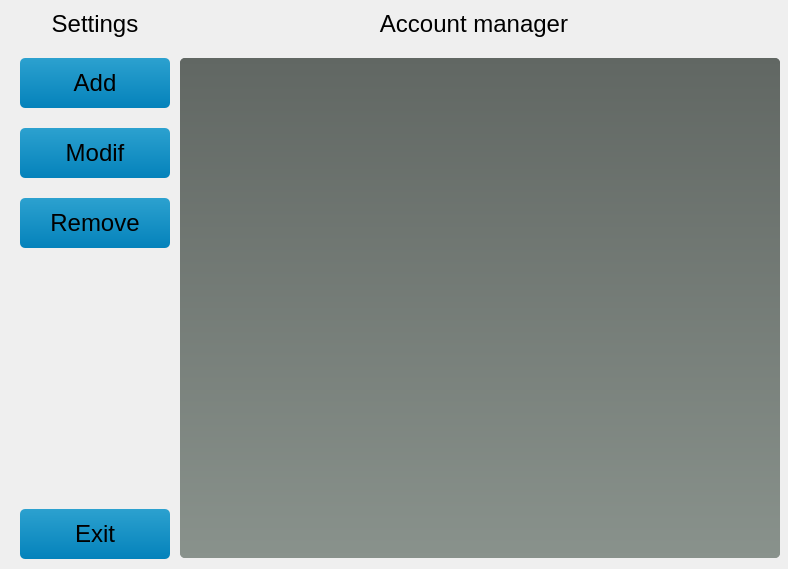
<?xml version="1.0" encoding="UTF-8"?>
<ui version="4.0">
 <class>container_ui</class>
 <widget class="QWidget" name="container_ui">
  <property name="geometry">
   <rect>
    <x>0</x>
    <y>0</y>
    <width>788</width>
    <height>569</height>
   </rect>
  </property>
  <property name="minimumSize">
   <size>
    <width>350</width>
    <height>350</height>
   </size>
  </property>
  <layout class="QGridLayout" name="central_layout">
   <property name="sizeConstraint">
    <enum>QLayout::SetDefaultConstraint</enum>
   </property>
   <property name="leftMargin">
    <number>20</number>
   </property>
   <property name="topMargin">
    <number>10</number>
   </property>
   <property name="rightMargin">
    <number>20</number>
   </property>
   <property name="bottomMargin">
    <number>10</number>
   </property>
   <property name="horizontalSpacing">
    <number>10</number>
   </property>
   <property name="verticalSpacing">
    <number>20</number>
   </property>
   <item row="16" column="0">
    <widget class="QPushButton" name="modif_button">
     <property name="minimumSize">
      <size>
       <width>150</width>
       <height>50</height>
      </size>
     </property>
     <property name="maximumSize">
      <size>
       <width>16777215</width>
       <height>50</height>
      </size>
     </property>
     <property name="styleSheet">
      <string notr="true">background-color:qlineargradient(x1: 0, y1: 0, x2: 0, y2: 1, stop: 0 #2ca1cf, stop: 1 #0482bb);
border: 2px #616763;
border-radius: 5px;
font-size: 18pt; 
font-weight:40; 
color: #000000;</string>
     </property>
     <property name="text">
      <string>Modif</string>
     </property>
    </widget>
   </item>
   <item row="19" column="0">
    <spacer name="verticalSpacer">
     <property name="orientation">
      <enum>Qt::Vertical</enum>
     </property>
     <property name="sizeHint" stdset="0">
      <size>
       <width>20</width>
       <height>40</height>
      </size>
     </property>
    </spacer>
   </item>
   <item row="14" column="0" rowspan="2">
    <widget class="QPushButton" name="add_button">
     <property name="minimumSize">
      <size>
       <width>0</width>
       <height>50</height>
      </size>
     </property>
     <property name="styleSheet">
      <string notr="true">background-color:qlineargradient(x1: 0, y1: 0, x2: 0, y2: 1, stop: 0 #2ca1cf, stop: 1 #0482bb);
border: 2px #616763;
border-radius: 5px;
font-size: 18pt; 
font-weight:40; 
color: #000000;</string>
     </property>
     <property name="text">
      <string>Add</string>
     </property>
    </widget>
   </item>
   <item row="20" column="0">
    <widget class="QPushButton" name="exit_button">
     <property name="minimumSize">
      <size>
       <width>150</width>
       <height>50</height>
      </size>
     </property>
     <property name="maximumSize">
      <size>
       <width>16777215</width>
       <height>50</height>
      </size>
     </property>
     <property name="styleSheet">
      <string notr="true">background-color:qlineargradient(x1: 0, y1: 0, x2: 0, y2: 1, stop: 0 #2ca1cf, stop: 1 #0482bb);
border: 2px #616763;
border-radius: 5px;
font-size: 18pt; 
font-weight:40; 
color: #000000;</string>
     </property>
     <property name="text">
      <string>Exit</string>
     </property>
    </widget>
   </item>
   <item row="17" column="0">
    <widget class="QPushButton" name="remove_button">
     <property name="minimumSize">
      <size>
       <width>0</width>
       <height>50</height>
      </size>
     </property>
     <property name="maximumSize">
      <size>
       <width>16777215</width>
       <height>50</height>
      </size>
     </property>
     <property name="styleSheet">
      <string notr="true">background-color:qlineargradient(x1: 0, y1: 0, x2: 0, y2: 1, stop: 0 #2ca1cf, stop: 1 #0482bb);
border: 2px #616763;
border-radius: 5px;
font-size: 18pt; 
font-weight:40; 
color: #000000;</string>
     </property>
     <property name="text">
      <string>Remove</string>
     </property>
    </widget>
   </item>
   <item row="13" column="1">
    <widget class="QLabel" name="header_label">
     <property name="styleSheet">
      <string notr="true">background-color: transparent;
font-size: 18pt;
font-weight:40; 
 color: #000000;</string>
     </property>
     <property name="text">
      <string>Account manager</string>
     </property>
     <property name="alignment">
      <set>Qt::AlignCenter</set>
     </property>
    </widget>
   </item>
   <item row="14" column="1" rowspan="7">
    <widget class="QScrollArea" name="viewer_area">
     <property name="minimumSize">
      <size>
       <width>600</width>
       <height>500</height>
      </size>
     </property>
     <property name="maximumSize">
      <size>
       <width>600</width>
       <height>500</height>
      </size>
     </property>
     <property name="styleSheet">
      <string notr="true">background-color:qlineargradient(x1: 0,  y1: 0, x2: 0, y2: 1, stop: 0 #616763, stop: 1 #89928c);
border-radius: 5px;</string>
     </property>
     <property name="verticalScrollBarPolicy">
      <enum>Qt::ScrollBarAlwaysOff</enum>
     </property>
     <property name="horizontalScrollBarPolicy">
      <enum>Qt::ScrollBarAlwaysOff</enum>
     </property>
     <property name="widgetResizable">
      <bool>true</bool>
     </property>
     <widget class="QWidget" name="default_widget">
      <property name="geometry">
       <rect>
        <x>0</x>
        <y>0</y>
        <width>600</width>
        <height>500</height>
       </rect>
      </property>
     </widget>
    </widget>
   </item>
   <item row="13" column="0">
    <widget class="QLabel" name="settings_label">
     <property name="styleSheet">
      <string notr="true">background-color: transparent;
font-size: 18pt;
font-weight:40; 
 color: #000000;</string>
     </property>
     <property name="text">
      <string>Settings</string>
     </property>
     <property name="alignment">
      <set>Qt::AlignCenter</set>
     </property>
    </widget>
   </item>
  </layout>
 </widget>
 <layoutdefault spacing="10" margin="11"/>
 <tabstops>
  <tabstop>add_button</tabstop>
  <tabstop>modif_button</tabstop>
  <tabstop>remove_button</tabstop>
  <tabstop>exit_button</tabstop>
  <tabstop>viewer_area</tabstop>
 </tabstops>
 <resources/>
 <connections/>
</ui>
